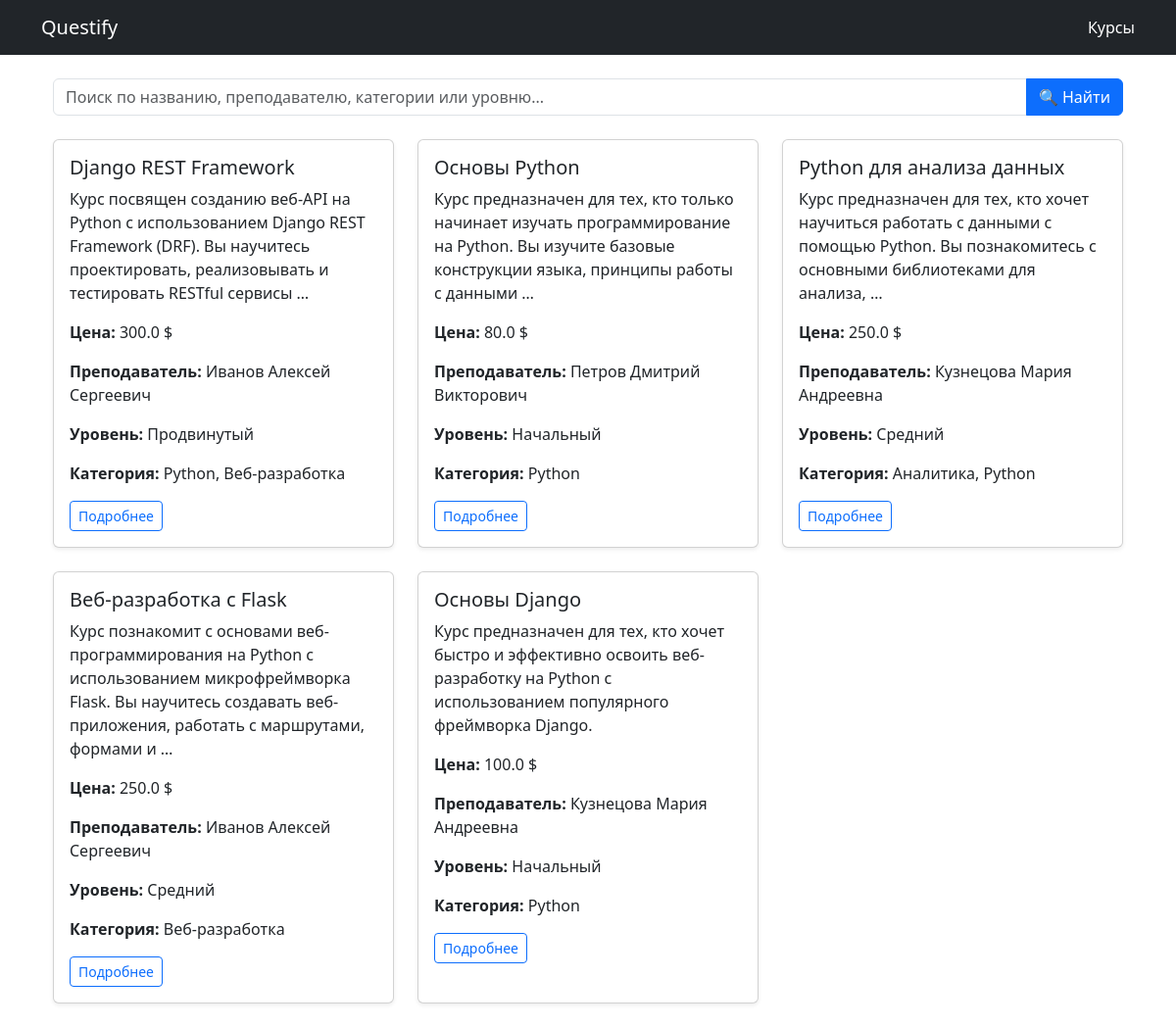
/course/, run on an earlier commit of the app's database.
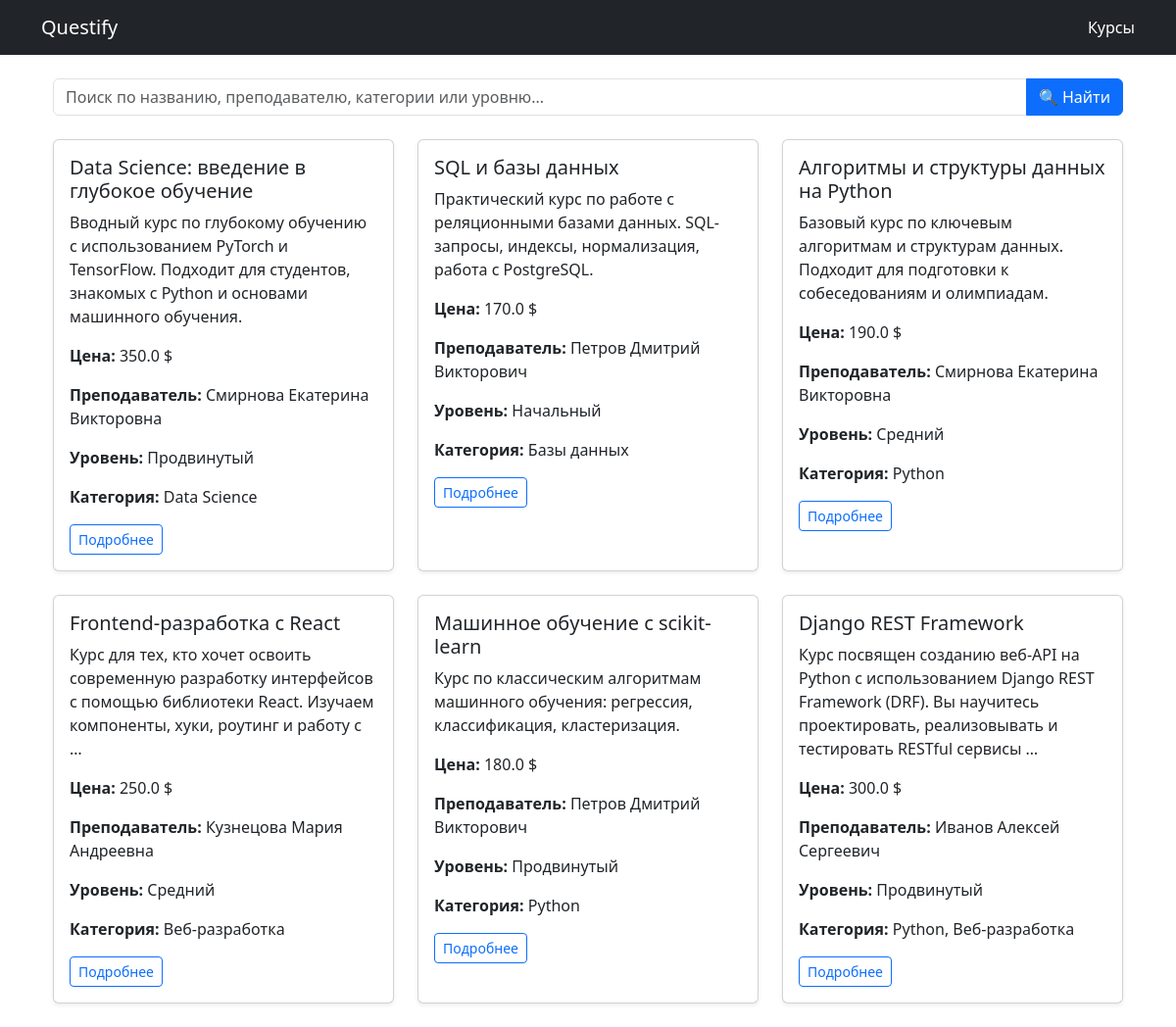
And on a later commit of the database.
### course/models/course.py (models this page shows, shortened)
class Course(models.Model):
    class LevelChoices(models.IntegerChoices):
        BEGINNER = 1, "Начальный"
        INTERMEDIATE = 2, "Средний"
        ADVANCED = 3, "Продвинутый"
    title = models.CharField(max_length=200, verbose_name="Название", help_text="Название курса")
    description = models.TextField(null=True, verbose_name="Описание", blank=True)
    price = models.FloatField(null=True, verbose_name="Цена", blank=True)
    published = models.DateTimeField(db_index=True, verbose_name="Опубликовано", default=timezone.now)
    level = models.SmallIntegerField("Уровень сложности", choices=LevelChoices.choices, default=LevelChoices.BEGINNER)
    teacher = models.ForeignKey("course.Teacher", on_delete=models.CASCADE, blank=True, null=True, related_name="course")
    category = models.ManyToManyField(Category, verbose_name="Категория", blank=True)
    class Meta:
        verbose_name_plural = "Курсы"
        verbose_name = "Курс"
        ordering = ['-published']
        unique_together = ["title", "teacher"]
        get_latest_by = "published"

class Category(models.Model):
    name = models.CharField("Название категории", max_length=30, unique=True)
    class Meta:
        verbose_name = "Категория"
        verbose_name_plural = "Категории"

### course/models/teacher.py (models this page shows)
class Teacher(models.Model):
    name = models.CharField("Имя", max_length=30)
    surname = models.CharField("Фамилия", max_length=50)
    patronymic = models.CharField("Отчество", max_length=50, null=True, blank=True)
    years_of_experience = models.PositiveIntegerField("Опыт преподавания (лет)")
    class Meta:
        verbose_name = "Преподаватель"
        verbose_name_plural = "Преподаватели"
        ordering = ["surname", "name"]
    def __str__(self):
        return " ".join(filter(None, [self.surname, self.name, self.patronymic]))

### course/views.py (the view, shortened to what this page needs)
# urls.py: path('', CourseListView.as_view(), name='course_list'),
class CourseListView(ListView):
    model = Course
    template_name = 'course/course_list.html'
    context_object_name = 'courses'
    ordering = ['-published']
    paginate_by = 6
    def get_queryset(self):
        queryset = super().get_queryset()
        q = self.request.GET.get('q', '').strip()
        return queryset

### course/templates/course/course_list.html
{% extends "base.html" %}
{% block content %}
<div class="container mt-4">
  <form method="get" action="" class="mb-4">
    <div class="input-group">
      <input
        type="text"
        name="q"
        class="form-control"
        placeholder="Поиск по названию, преподавателю, категории или уровню..."
        value="{{ request.GET.q }}">
      <button class="btn btn-primary" type="submit">🔍 Найти</button>
    </div>
  </form>
  <div class="row">
    {% for course in courses %}
      <div class="col-md-4 mb-4">
        <div class="card h-100 shadow-sm">
          <div class="card-body">
            <h5 class="card-title">{{ course.title }}</h5>
            <p class="card-text">
              {{ course.description|truncatewords:20 }}
            </p>
            <p><strong>Цена:</strong> {{ course.price }} $</p>
            <p><strong>Преподаватель:</strong> {{ course.teacher }}</p>
            <p><strong>Уровень:</strong> {{ course.get_level_display }}</p>
            <p><strong>Категория:</strong>
                {% for cat in course.category.all %}
                 {{ cat.name }}{% if not forloop.last %}, {% endif %}
                {% empty %}
                  Нет
                {% endfor %}
            </p>
            <a href="{% url 'course_detail' course.id %}" class="btn btn-outline-primary btn-sm">Подробнее</a>
          </div>
        </div>
      </div>
    {% empty %}
      <p>Курсы не найдены.</p>
    {% endfor %}
  </div>
</div>
{% endblock %}

What changed in the data, as far as the page shows it:
no longer on this page (row unchanged): Course: title "Основы Python", description "Курс предназначен для тех, кто только начинает изучать программирование на Python. Вы изучите базовые конструкции языка, принципы работы с данными …", price "80.0", teacher "Петров Дмитрий Викторович", level "Начальный", Category (name "Python")
no longer on this page (row unchanged): Course: title "Python для анализа данных", description "Курс предназначен для тех, кто хочет научиться работать с данными с помощью Python. Вы познакомитесь с основными библиотеками для анализа, …", price "250.0", teacher "Кузнецова Мария Андреевна", level "Средний", Category (name "Python")
no longer on this page (row unchanged): Category: name "Аналитика", shown under "Python для анализа данных"
no longer on this page (row unchanged): Course: title "Веб-разработка с Flask", description "Курс познакомит с основами веб-программирования на Python с использованием микрофреймворка Flask. Вы научитесь создавать веб-приложения, работать с маршрутами, формами и …", price "250.0", teacher "Иванов Алексей Сергеевич", level "Средний", Category (name "Веб-разработка")
no longer on this page (row unchanged): Course: title "Основы Django", description "Курс предназначен для тех, кто хочет быстро и эффективно освоить веб-разработку на Python с использованием популярного фреймворка Django.", price "100.0", teacher "Кузнецова Мария Андреевна", level "Начальный", Category (name "Python")
added Course: title "Data Science: введение в глубокое обучение", description "Вводный курс по глубокому обучению с использованием PyTorch и TensorFlow. Подходит для студентов, знакомых с Python и основами машинного обучения.", price "350.0", teacher "Смирнова Екатерина Викторовна", level "Продвинутый"
added Category: name "Data Science", shown under "Data Science: введение в глубокое обучение"
added Course: title "SQL и базы данных", description "Практический курс по работе с реляционными базами данных. SQL-запросы, индексы, нормализация, работа с PostgreSQL.", price "170.0", teacher "Петров Дмитрий Викторович", level "Начальный"
added Category: name "Базы данных", shown under "SQL и базы данных"
added Course: title "Алгоритмы и структуры данных на Python", description "Базовый курс по ключевым алгоритмам и структурам данных. Подходит для подготовки к собеседованиям и олимпиадам.", price "190.0", teacher "Смирнова Екатерина Викторовна", level "Средний", Category (name "Python")
added Course: title "Frontend-разработка с React", description "Курс для тех, кто хочет освоить современную разработку интерфейсов с помощью библиотеки React. Изучаем компоненты, хуки, роутинг и работу с …", price "250.0", teacher "Кузнецова Мария Андреевна", level "Средний", Category (name "Веб-разработка")
added Course: title "Машинное обучение с scikit-learn", description "Курс по классическим алгоритмам машинного обучения: регрессия, классификация, кластеризация.", price "180.0", teacher "Петров Дмитрий Викторович", level "Продвинутый", Category (name "Python")
